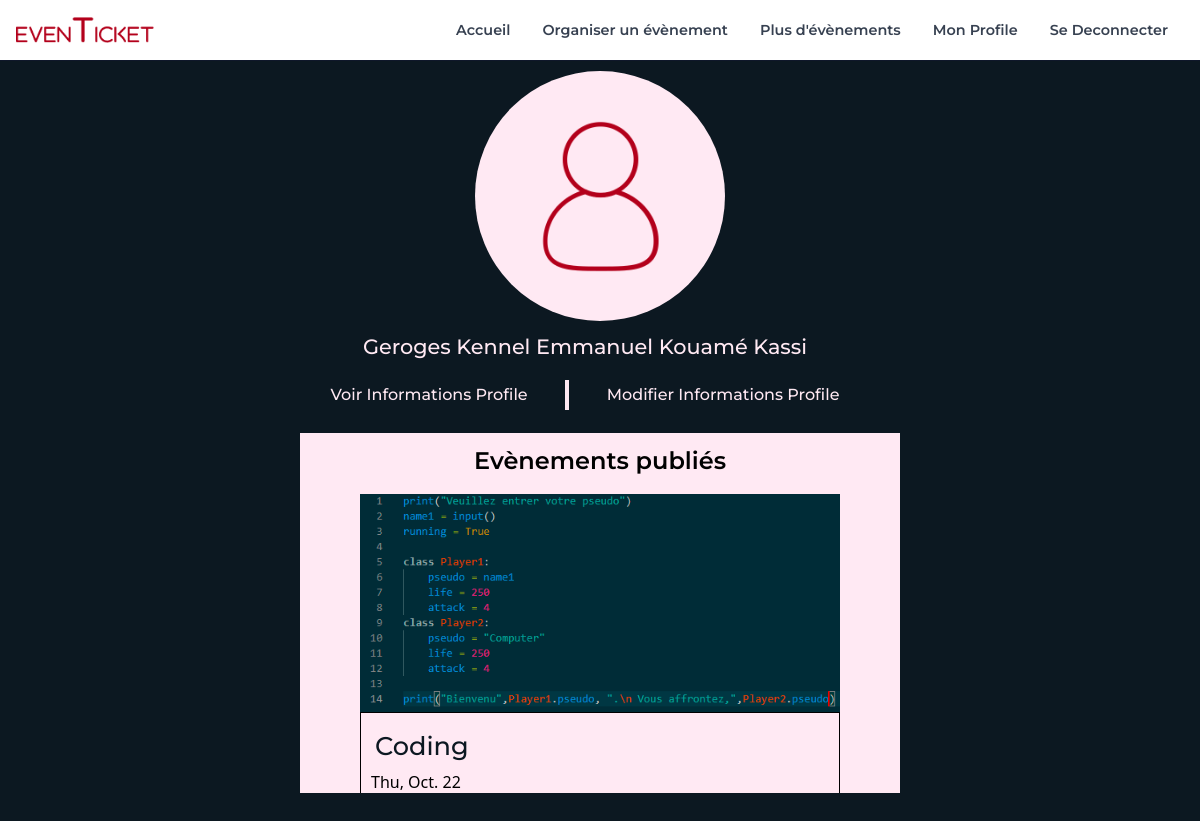
The app's page /profile/ (signed in) with its own data.
### mypass/models.py (models this page shows)
class Users(db.Model, UserMixin):
    id = db.Column('id_user', db.Integer, primary_key=True)
    last_name = db.Column('last_name', db.String(length=100), nullable=False)
    first_name = db.Column('first_name', db.String(length=100), nullable=False)
    image_profile = db.Column(db.String(200), nullable=False,
                              default='default.png')
    email = db.Column('user_email', db.String(
        length=100), unique=True, nullable=False)
    password = db.Column('password', db.String(length=100), nullable=False)
    user_id = db.Column('user_id', db.String(
        length=100), unique=True, nullable=False)
    date_signup = db.Column(db.DateTime, nullable=False,
                            default=datetime.utcnow)

class Events(db.Model):
    id = db.Column('id_events', db.Integer, primary_key=True)
    title = db.Column('event_title', db.String(length=100), nullable=False)
    category = db.Column('category', db.Integer,
                         db.ForeignKey(Category.id), nullable=False)
    author = db.Column('author', db.Integer,
                       db.ForeignKey(Users.id), nullable=False)
    type = db.Column(db.Integer, db.ForeignKey(Type_Event.id), nullable=False)
    place = db.Column('event_place', db.String(length=100), nullable=False)
    date_event = db.Column(db.DateTime, nullable=False,
                           default=datetime.utcnow)
    time_event = db.Column(db.Time, nullable=False)
    seat = db.Column('nombre_places', db.Integer, nullable=False)
    image = db.Column('image', db.String(length=200),
                      default='defaultTheme.png')
    date_post = db.Column(db.DateTime, nullable=False,
                          default=datetime.utcnow)

### mypass/routes.py (the view)
@app.route('/profile/', methods=['GET'])
@login_required
def profile():
    data = []
    image_file = url_for(
        'static', filename='/thumbnails/profile_pics/' + current_user.image_profile)
    events = Events.query.filter_by(author=current_user.id).all()
    for event in events:
        data.append({'id': event.id, "title": event.title, "date": event.date_event.strftime('%a, %b. %y'), "heure": event.time_event.strftime('%H:%M'), "lieu": event.place,
                    "image": url_for('static', filename='thumbnails/images/{}'.format(event.image))})
    return render_template('profile.html', title='Profile {} {}'.format(current_user.first_name, current_user.last_name), image=image_file, datas=data)

### mypass/models.py (called while the page is built)
@loginManager.user_loader
def load_user(user_id):
    return Users.query.get(int(user_id))

### mypass/templates/profile.html (shortened to what this page needs)
{% extends 'layout.html' %} {% block content %}
<div class="profile">
  <div>
    <div class="imageProfile">
      <div class="circle">
        <img src="{{image}}" alt="Profile Picture" class="photo" />
      </div>
    </div>
    <div class="userInformation">
      <div class="username">
        {{current_user.first_name}} {{current_user.last_name}}
      </div>
    </div>
    <div class="pathlink">
      <a href="#"> Voir Informations Profile </a>
      <div class="trait"></div>
      <a href="#">Modifier Informations Profile</a>
    </div>
    <div class="eventPublication">
      <div>
        {%if datas|length > 1 %}
        <div><h1 class="label">Evènements publiés</h1></div>
        {%else%}
        <div><h1 class="label">Evènement publié</h1></div>
        {%endif%} {% for data in datas%}
        <div class="event-carte">
          <div class="image-even">
            <img src={{ data.image }} class="image-pub" />
          </div>
          <div class="event-infoCarte">
            <div class="eventTitle">{{data.title}}</div>
            <div class="dateInf">
              <div class="event-dae">{{data.date}}</div>
            </div>
          </div>
        </div>
        {%endfor%}
      </div>
    </div>
  </div>
</div>
{% endblock %}

### mypass/static/style.css (style rules this page uses)
* { margin: 0; padding: 0; box-sizing: border-box; }
@media screen and (min-width: 1024px) { .eventTitle { color: #0c1821; font-family: montserrat; font-size: 1.6rem; margin: 4px; font-weight: 500; } }
@media screen and (min-width: 1024px) { .imageProfile { display: flex; justify-content: center; align-items: center; } }
@media screen and (min-width: 1024px) { .circle { background: #ffe9f3; border-radius: 100%; width: 250px; height: 250px; display: flex; align-items: center; justify-content: center; } }
@media screen and (min-width: 1024px) { .photo { width: 90%; } }
@media screen and (min-width: 1024px) { .profile { padding: 10px; display: flex; justify-content: center; } }
@media screen and (min-width: 1024px) { .username { width: 50vw; color: #ffe9f3; font-size: 1.3rem; padding: 10px; font-family: montserrat; font-weight: 500; display: flex; justify-content: center; } }
@media screen and (min-width: 1024px) { .pathlink { width: 50vw; display: flex; justify-content: space-evenly; align-items: center; color: #ffe9f3; font-family: montserrat; font-size: 1rem; padding: 8px; font-weight: 500; } }
@media screen and (min-width: 1024px) { .trait { border: 2px solid #ffe9f3; height: 30px; } }
@media screen and (min-width: 1024px) { .eventPublication { width: 50vw; background-color: #ffe9f3; height: 30vw; overflow-y: auto; padding: 10px; margin: 15px; display: flex; justify-content: center; } }
@media screen and (min-width: 1024px) { .event-infoCarte { border: 1px solid black; height: 30vh; padding: 10px; } }
@media screen and (min-width: 1024px) { .event-carte { width: 40vw; min-height: 55vh; border-radius: 2.5rem; margin: 15px 0; } }
@media screen and (min-width: 1024px) { div .label { display: flex; justify-content: center; align-items: center; font-weight: 600; font-size: 1.5rem; font-family: montserrat; } }

### records on screen
Users: first_name "Geroges Kennel Emmanuel Kouamé", last_name "Kassi"
Events: title "Coding", date "Thu, Oct. 22"
